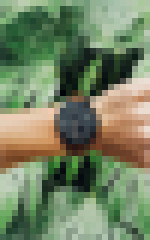
%> input picture TestPictures/watch.png, 25 x 40 px (shown 6 times larger)
$ octave ImageFingerprintTest.m   (GNU Octave 9; MATLAB toolbox functions it lacks are replaced by stand-ins)
%> lines starting %> are read from the running program, lines starting %| are printed output that depends on the picture
### GreyscaleLuma/GreyscaleLuma.m
function [greyscale] = GreyscaleLuma(picture)
%GreyscaleLuma Takes a colourful rgb picture and turns it to greyscale
%Turns to greyscale using the formula (0.2126*r) + (0.7152*g) + (0.0722*b)
%
%   Input:
%       picture: m-by-n-by-3 uint8 img array corresonding to the colour
%       image to be greyscaled
%   Output:
%       greyscale: m-by-n-by-1 uint8 img array corresponding to the
%       greyscale image
%
%Author: Shazeel Ali Sali153

picture = double(picture);

[rows,columns,~] = size(picture);
%> rows = 40; columns = 25
greyscale = zeros(rows,columns);

for i=1:rows
    for j=1:columns
        r = picture(i,j,1);
        g = picture(i,j,2);
        b = picture(i,j,3);
        greyscale(i,j) = (0.2126 * r) + (0.7152 * g) + (0.0722 * b);
    end
end
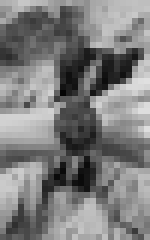
%> greyscale: size 40x25 double (shown 6 times larger); min 4.15, max 224, mean 125.6

greyscale = uint8(greyscale);
%> greyscale: size 40x25 uint8
end

### ResizeBox/ResizeBox.m
function [resized] = ResizeBox(picture,sizes)
%> called with sizes = [8 8]
%ResizeBox Takes a image and resizes it using the resize Box algorithm,
% Takes a rgb or greyscale image and resizes it using the resize box
% algorithm. Cut up the larger image into p*q amount of even boxes, each box
% corresponds to a pixel in the new image , then average the values in each
% box to find the new value of the correspondign image
%
%   Input:
%       picture: m-by-n-by-o uint8 img array corresonding to the image to
%       be resized
%       sizes: 1-by-2 array containing the new dimensions of the picture
%   Output:
%       Resized: p-by-q-by-o uint8 img array corresponding to the
%       resized image
%
%Author: Shazeel Ali Sali!53
picture = double(picture);
%> picture: size 40x25 double
[c_rows,c_columns,c_colours] = size(picture);
%> c_rows = 40; c_columns = 25; c_colours = 1

ratio_rows = c_rows/sizes(1);
%> ratio_rows = 5
ratio_columns = c_columns/sizes(2);
%> ratio_columns = 3.12

resized = zeros(sizes(1),sizes(2),c_colours);

for i=1:sizes(1)
    for j=1:sizes(2)
        %% Pixel Tie Breaking
        %if half or more of the pixel is within the ranges it is included
        %in the resizing of this segment

        % if top most row includes >= 50% of the pixel then include it
        top_row = round(i*ratio_rows);

        % if bottom most row includes >= 50% of the pixel then include it
        if ((i-1)*ratio_rows)+1 - floor((i-1)*ratio_rows+1) > 0.5
            bot_row = ceil((i-1)*ratio_rows+1);
        else
            bot_row = floor((i-1)*ratio_rows+1);
        end

        % if right most column includes >= 50% of the pixel then include it
        right_most_column = round(j*ratio_columns);

        % if left most column includes >= 50% of the pixel then include it
        if ((j-1)*ratio_columns)+1 - floor(((j-1)*ratio_columns)+1) > 0.5
            left_most_column = ceil((j-1)*ratio_columns+1);
        else
            left_most_column = floor((j-1)*ratio_columns+1);
        end

        % Set box boundaries
        row_borders = bot_row:top_row;
        column_borders = left_most_column:right_most_column;

        % Average all values in the box for every colour value
        averages = zeros(1,c_colours);
        for k=1:c_colours
            colours_array = picture(row_borders,column_borders,k);
            sum_to_avg = sum(colours_array,"all");
            avg = sum_to_avg/(length(row_borders)*length(column_borders));
            averages(1,k) = avg;
        end

        resized(i,j,1:c_colours) = averages;
    end
end
%> after the loop, averages = 127.7; bot_row = 36; left_most_column = 23; resized = [143.3 117.7 113.1 103.2 136.6 179.7 188.5 168.9; 71.6 92.87 99 87.1 85.65 135.9 118.3 135.7; 135.5 144.5 177.8 55.55 75.5 46.13 79.27 193.4; 156.7 163.3 188.3 86.55 84.3 170.4 173.9 188.3; 176.5 175 164.5 71.8 52.8 104.1 120.5 150.8; 127.1 143.4 112.3 75.85 58.2 113.1 117.3 132.7; 185.8 141.5 88.2 109.2 100 112.9 145.7 162.4; 103.7 83.27 109.3 165.8 181.8 155.7 133.1 127.7]

resized = uint8(resized);
%> resized = [143 118 113 103 137 180 188 169; 72 93 99 87 86 136 118 136; 136 144 178 56 76 46 79 193; 157 163 188 87 84 170 174 188; 176 175 164 72 53 104 121 151; 127 143 112 76 58 113 117 133; 186 142 88 109 100 113 146 162; 104 83 109 166 182 156 133 128]
end

### ImageFingerprint/ImageFingerprint.m
function [hash] = ImageFingerprint(pic,HashType,ResizeType)
%ImageFingerprint Creates image fingerprint given pic, hash typ and resize
%type
%   Input:
%       pic: a m-by-n-by-p uint8 array representing the image
%
%       HashType: Character array 'AvgHash' or 'DiffHash' corresponding to
%       the two hashing algorithms
%
%       ResizeType: Character Array 'Box' or 'Nearest' Corresponding to the
%       two resizing algorithms box resizing and nearest resizing
%
%   Output:
%       hash: a 1-by-64 logical array containing the image fingerprint,
%       which depends on selected hash and resize type
%
%Author: Shazeel Ali Sali153

pic = GreyscaleLuma(pic);

%% Set size of image for hashing
if(strcmp(HashType,"AvgHash"))
    resize_size = [8,8];
else
    resize_size = [8,9];

end

%% Resize Picture depending on resize type
if(strcmp(ResizeType,"Nearest"))
    resized_pic = ResizeNearest(pic,resize_size);
else
    resized_pic = ResizeBox(pic,resize_size);
%> resized_pic has the same summary as resized in ResizeBox
end

%% Hash Image depending on hashing type
if(strcmp(HashType,"AvgHash"))
    hash = AvgHash(resized_pic);
else
    hash = DiffHash(resized_pic);
end

end

### AvgHash/AvgHash.m
function [hash] = AvgHash(pic)
%AverageHash Creates a hash of a greyscale image using the average hash
%algorithm ( Compare each value to the average of the entire array, if
%value >= average, then add 1 to the array, if value < average then add 0
%to the output array
%
%   Input:
%       pic: uint8 m-by-n array corresponding to the greyscale image
%   Output:
%       hash: logical 1-by-mn array containing the hash.
%
%Author: Shazeel Ali Sali153

%% Average Hash
pic = double(pic);
%> pic has the same summary as resized in ResizeBox
[rows,cols] = size(pic);
%> rows = 8; cols = 8

avg = round(sum(pic,"all")/(rows*cols));
%> avg = 127

above_or_below = pic>=avg;
%> above_or_below = [true false false false true true true true; false false false false false true false true; true true true false false false false true; true true true false false true true true; true true true false false false false true; true true false false false false false true; true true false false false false true true; false false false true true true true true]
%% Change The direction and size of the array above_or_below
above_or_below = above_or_below';
%> above_or_below = [true false true true true true true false; false false true true true true true false; false false true true true false false false; false false false false false false false true; true false false false false false false true; true true false true false false false true; true false false true false false true true; true true true true true true true true]
hash = above_or_below(:); % change m-by-n array to mn column-wise
%> hash = 64 logical values, 33 true
hash=logical(hash');


end

### DispFP/DispFP.m
function [] = DispFP(hash)
%DispFP Displays Fingerprint in a manner which shows 8 number segments
%then a space
%   Input:
%       hash: 1-by-n column array that represents the fingerprint to be
%       printed
%   Output:
%       no variable output - Displays fingerpint in segments of 8
%       e.g 10010001 00011001 00000111 01100000 11100110 11111100 11000111
%
% Author: Shazeel Ali Sali153

text_to_display = "";
for i=1:length(hash)
    if ~mod(i-1,8) && i ~= 1
        text_to_display = text_to_display + " " + num2str(hash(i));
    else
        text_to_display = text_to_display + num2str(hash(i));
    end
end

fprintf(text_to_display+"\n")

### ImageFingerprint/ImageFingerprintTest.m
% [20 lines of commented-out code are left out]

hash = ImageFingerprint(imread("TestPictures\watch.png"),'AvgHash','Box');
%> hash = 64 logical values, 33 true
DispFP(hash);
%> the loop in DispFP, `for i=1:length(hash)` made 18 passes
%> text_to_display on passes 9 to 17: ' 0', [80 96], [128 144], [176 192], [224 240], [273 289], [321 337], [370 386], {'370 1', '386 1'}
%> the run ends on the next line

$ run again, with TestPictures/Basket1.jpg saved as TestPictures/watch.png
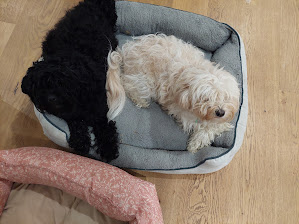
%> input picture TestPictures/Basket1.jpg, 299 x 224 px
%> after the loop in GreyscaleLuma, `for i=1:rows`:
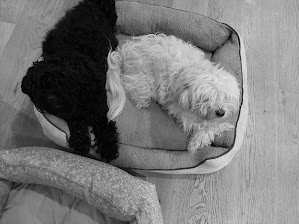
%> greyscale: size 224x299 double; min 0, max 228.9, mean 121.6
%> after the loop in ResizeBox, `for i=1:sizes(1)`: averages = 169.2; bot_row = 197; left_most_column = 263; resized = [143.4 104.9 16.66 106.2 129.3 148.1 171.4 171.4; 140.8 37.29 16.8 121.7 157.3 116.2 152.1 174; 111.2 16.57 31.75 152.1 160.3 183.8 168.2 171; 95.15 11.76 24.93 143.5 115.6 162.7 181.8 169.3; 87.1 78.33 17.42 112.9 102.4 136 170.8 173.6; 110.9 99.73 49.37 92.42 111 125.6 168.4 173.4; 90.11 102.3 131.7 131.7 128.3 150 166.1 166.2; 113.8 112.5 95.05 128.1 155.6 158.5 173.2 169.2]
%> in ResizeBox, `resized = uint8(resized);`: resized = [143 105 17 106 129 148 171 171; 141 37 17 122 157 116 152 174; 111 17 32 152 160 184 168 171; 95 12 25 143 116 163 182 169; 87 78 17 113 102 136 171 174; 111 100 49 92 111 126 168 173; 90 102 132 132 128 150 166 166; 114 112 95 128 156 158 173 169]
%> resized_pic has the same summary as resized in ResizeBox
%> pic has the same summary as resized in ResizeBox
%> avg = 122
%> in AvgHash, `above_or_below = pic>=avg;`: above_or_below = [true false false false true true true true; true false false true true false true true; false false false true true true true true; false false false true false true true true; false false false false false true true true; false false false false false true true true; false false true true true true true true; false false false true true true true true]
%> in AvgHash, `above_or_below = above_or_below';`: above_or_below = [true true false false false false false false; false false false false false false false false; false false false false false false true false; false true true true false false true true; true true true false false false true true; true false true true true true true true; true true true true true true true true; true true true true true true true true]
%> in AvgHash, `hash = above_or_below(:);`: hash = 64 logical values, 36 true
%> the loop in DispFP, `for i=1:length(hash)` made 18 passes
%> text_to_display on passes 9 to 16: ' 1', [80 97], [128 145], [177 194], [226 243], [274 291], [323 340], [372 389]
